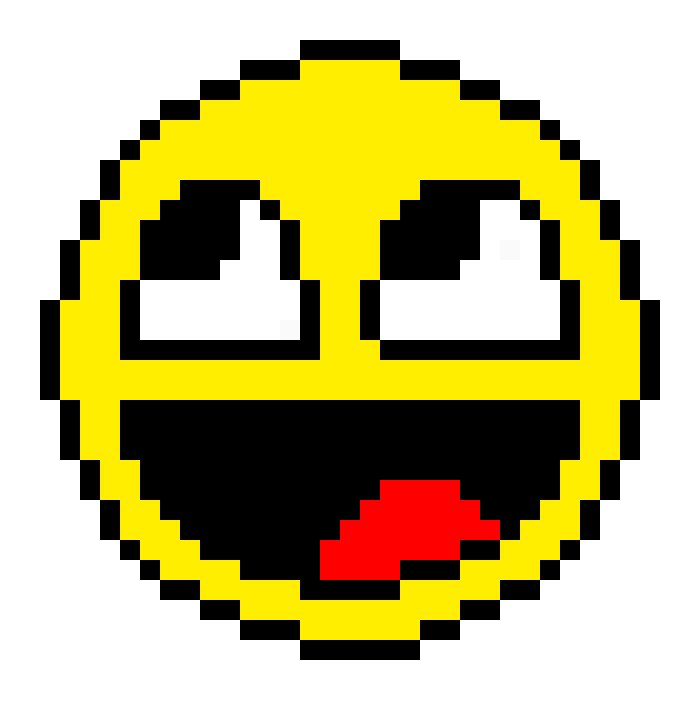
#> input picture scratchwork/smile.png, 700 x 720 px, found by its file name
$ jupyter execute --allow-errors Scratch.ipynb
#> lines starting #> are read from the running program, lines starting #| are printed output that depends on the picture; after the words box and inside, x2 and y2 are one past the last pixel; in counts of white or black regions, pixels touching at a corner belong together
 There is strong overlap in the following categories.
Z3 can be used as a fairly generic solver.
1. Z3 as a solver. It just finds stuff
2. Z3 as a Constraint Satisfication solver. Z3 can solve graph coloring, logic Puzzles, sudoku.
3. Z3 as a theorem prover and correctness verifier.
4. Z3 as a backend for verification tooling
 like you might in mathematica. The upside over mathemtica or what have you if the rich logical structure you can overlay. Mathematica is not desgined for that. Mathematica is more like the pile of solvers in z3 minus. show solving matrix. Show solving polynomials. Show solvign robot art
 4. Z3 as a programming language

#> (a cell that did not finish here is left out)

#> (a cell that did not finish here is left out)

[cell 3]
N = 8
#> (the rest of this cell did not finish here and is left out)

## Bounded Model Checking

Z3 is a declarative and not imperative language in the sense that the input language to z3 does not really have an intrinsic notion of mutation or control flow. If you make two sequential feeling assignments

x = Int("x")
s = Solver()
s.add(x == 3)
s.add(x == 4)
s.check()

We do not get `x = 4` as we might in python. We get a contradiction instead, because cannot be both 3 and 4. However, z3 has a very rich language and emulate imperative systems with a numer of techniques.
One of these techniques is bounded model checking. We can make our variables labelled by discrete time and specify the dyanmics of our system by a transition relation connecting the variables of one time step to another. We can roll out a finite number of these steps and ask z3 to find us execution paths of interest.

#> (a cell that did not finish here is left out)

# Examples

## Circuits and BitVectors. Circuit Equivalence?

Bitvectors like 32/64 machine integers you're used to can be solved via "bit-blasting" them into many boolean variables. Z3 has convenience functions and some high level reasoning available about bitvectors.

# BitTricks & Super Optimization

Hacker's Delight
https://www.cs.cornell.edu/~asampson/blog/minisynth.html
https://barghouthi.github.io/2017/04/24/synthesis-primer/

http://graphics.stanford.edu/~seander/bithacks.html
https://en.wikipedia.org/wiki/Fast_inverse_square_root

Fast square root
babylonian method?

WhiteQuark?

## The Game of Life

## BMC / PegGame / Tic-Tac-Toe / Rubiks cube

A useful technqiue

# ML verification example?

Put in links to stuff.

# Graph Coloring

import networkx as nx

n_nodes = 20
color = Enum('red', 'green', 'blue', 'yellow', 'purple' )
g = nx.randomgraph(n_nodes)
nodes_z3 = [Const(f"", color)]
for n1,n2 in g.edges:
   s.add(nodes_z3[n1] != nodes_z3[n2])
s.solve()

# Send More Money

Maybe make this one an exercise

# Scheduling / Routing
# Puzzle reconstruction? Vision as CSP (that AI version)
# Writing Canons
https://www.info.ucl.ac.be/~pvr/icmc2012_CR.pdf

# Crypto puzzle? Cracking?
Capture the flags
factoring?
Oh wow. Did we just crack RSA? No.

https://anee.me/solving-a-simple-crackme-using-z3-68c55af7f7b1

[cell 5]
#Hmm. This one is also going to be very tempting to use psuedo boolean constraints on.

# smiley import
import matplotlib.pyplot as plt
import scipy.ndimage
img = plt.imread("smile.png")
#> img is the input picture: shape (720, 700, 4) float32; mean R, G, B, A 0.324, 0.284, 0.0563, 0.576
plt.imshow(img)
import numpy as np
bin_img = np.all(img == np.array([0,0,0,1]).reshape((1,1,4)), axis = 2).astype(int)
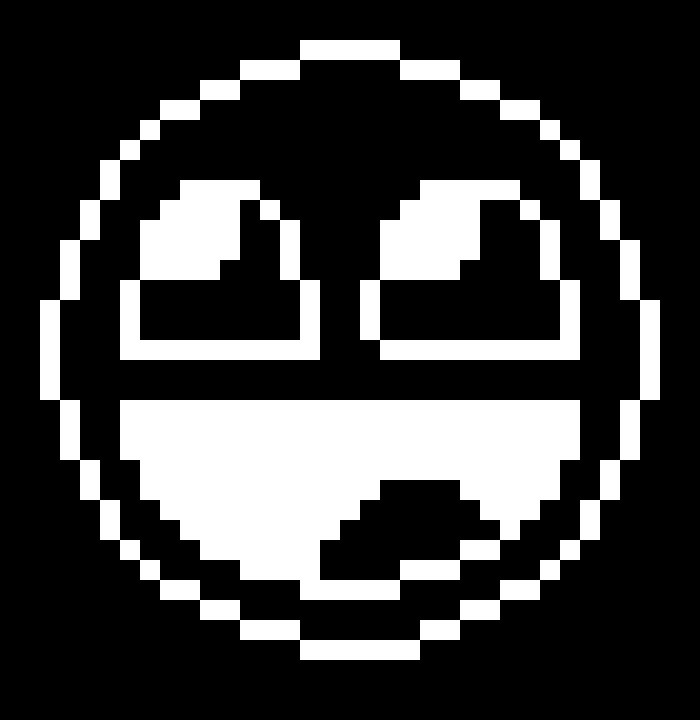
#> bin_img: shape (720, 700) int64; values 0 (black) and 1 (white), 25.2% white; 4 white regions, box (x1, y1, x2, y2) and area: (120, 400, 580, 600) 59600, (40, 40, 660, 660) 33600, (360, 180, 580, 360) 17200, (120, 180, 320, 360) 16800
# np.where(a>threshold, upper, lower)
bin_img = bin_img[::2,::2]
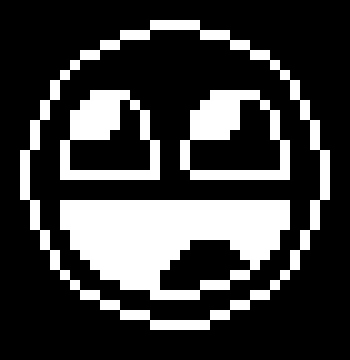
#> bin_img: shape (360, 350) int64; values 0 (black) and 1 (white), 25.2% white; 4 white regions, box (x1, y1, x2, y2) and area: (60, 200, 290, 300) 14900, (20, 20, 330, 330) 8400, (180, 90, 290, 180) 4300, (60, 90, 160, 180) 4200
bin_img = bin_img[::2,::2]
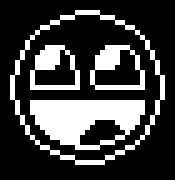
#> bin_img: shape (180, 175) int64; values 0 (black) and 1 (white), 25.2% white; 4 white regions, box (x1, y1, x2, y2) and area: (30, 100, 145, 150) 3725, (10, 10, 165, 165) 2100, (90, 45, 145, 90) 1075, (30, 45, 80, 90) 1050
bin_img = bin_img[::2,::2]
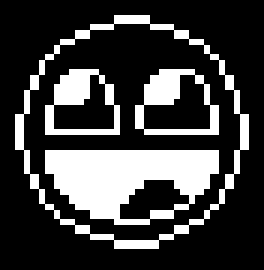
#> bin_img: shape (90, 88) int64 (shown 3 times larger); values 0 (black) and 1 (white), 24.9% white; 4 white regions, box (x1, y1, x2, y2) and area: (15, 50, 73, 75) 944, (5, 5, 83, 83) 523, (45, 23, 73, 45) 255, (15, 23, 40, 45) 247
bin_img = bin_img[::2,::2]
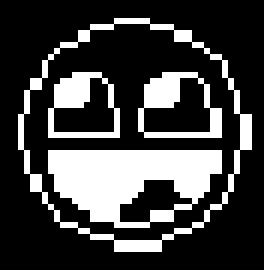
#> bin_img: shape (45, 44) int64 (shown 6 times larger); values 0 (black) and 1 (white), 25.3% white; 4 white regions, box (x1, y1, x2, y2) and area: (8, 25, 37, 38) 246, (3, 3, 42, 42) 132, (23, 12, 37, 23) 64, (8, 12, 20, 23) 58
bin_img = bin_img[::2,::2]
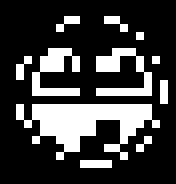
#> bin_img: shape (23, 22) int64 (shown 8 times larger); values 0 (black) and 1 (white), 24.3% white in thin lines or dots, all inside (x1, y1, x2, y2) = (2, 2, 21, 21)
#bin_img = bin_img[::2,::2]
#bin_img = bin_img[::2,::2]

#acc1, acc2 = IntVal(0),0
#
# skimage.draw.line_aa line_nd
from skimage.draw import line_nd
#> (the rest of this cell did not finish here and is left out)

$ run again, with scratchwork/Batcher_Odd-Even_Mergesort_for_eight_inputs.svg.png copied over scratchwork/smile.png
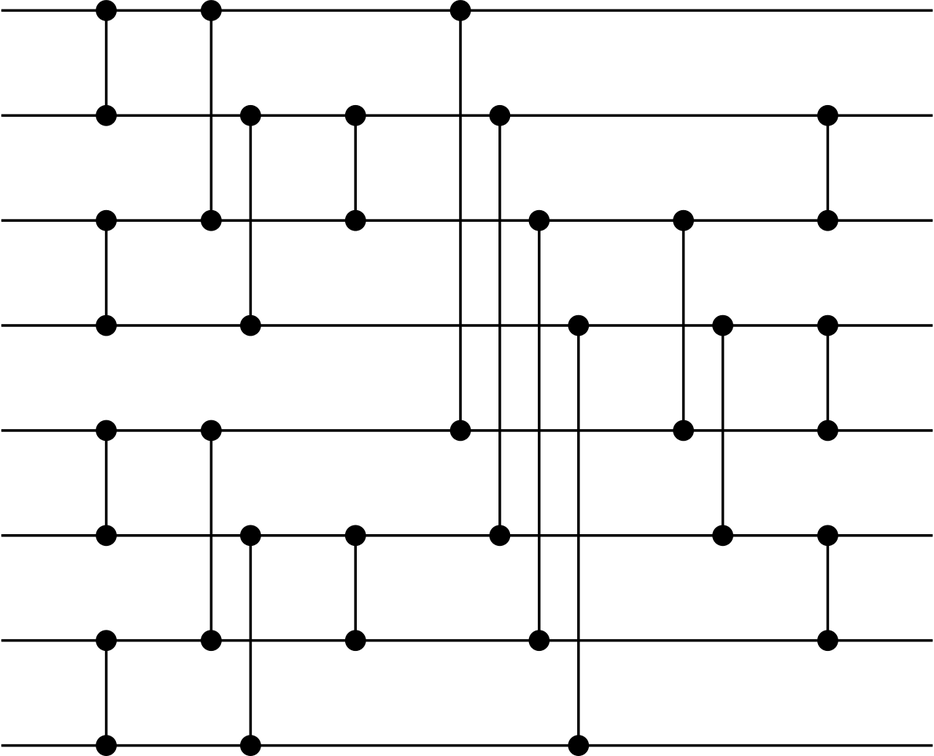
#> input picture scratchwork/Batcher_Odd-Even_Mergesort_for_eight_inputs.svg.png, 934 x 756 px, shrunk from 1280 x 1036 before the run, found by its file name
#> img is the input picture: shape (756, 934, 4) float32; mean R, G, B, A 0, 0, 0, 0.0555
#> `bin_img = np.all(img == np.array([0,0,0,1]).reshape((1,1,4)), axis = 2..`:
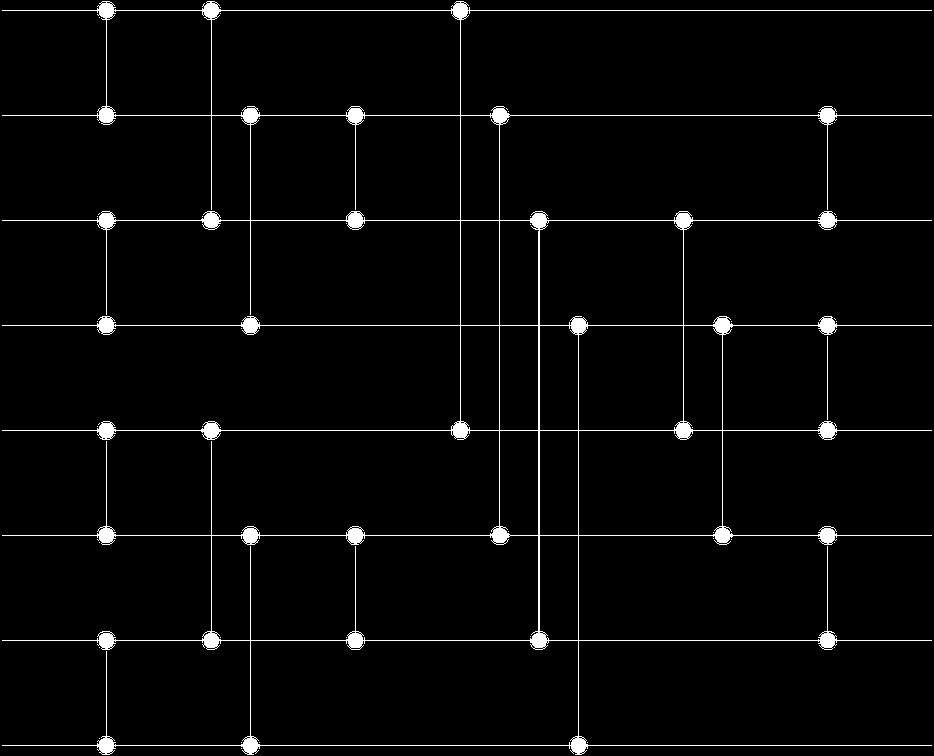
#> bin_img: shape (756, 934) int64; values 0 (black) and 1 (white), 2.9% white; 48 white regions (46 under 20 px), largest, box (x1, y1, x2, y2) and area: (2, 1, 932, 755) 19997, (827, 336, 828, 420) 84
#> `bin_img = bin_img[::2,::2]`:
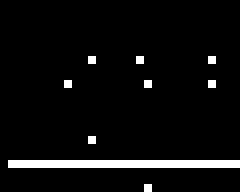
#> bin_img: shape (24, 30) int64 (shown 8 times larger); values 0 (black) and 1 (white), 5.1% white in thin lines or dots, all inside (x1, y1, x2, y2) = (1, 7, 30, 24)
